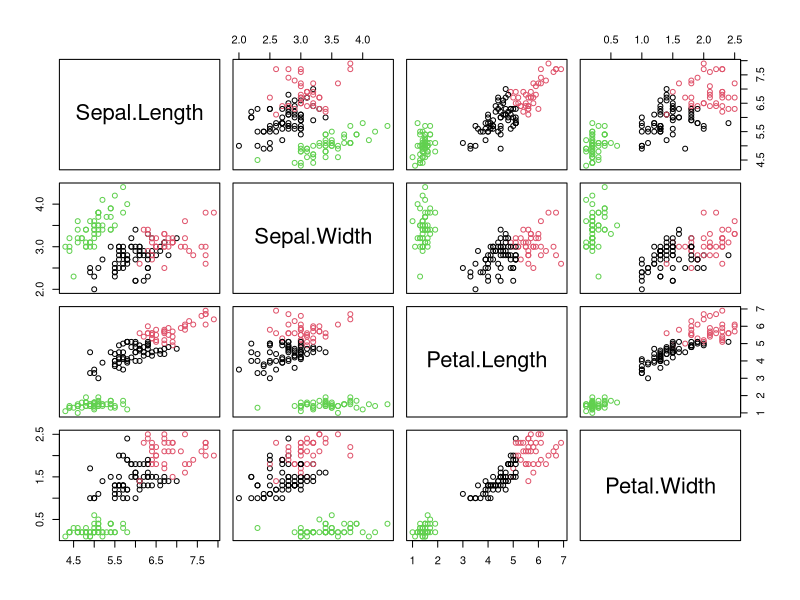

This figure's R source:
# ML - Agrupamento - K Means
# O numero de grupos deve ser informado no algoritmo
#
dim(iris)
head(iris)
#
# O algoritmo ira separar os dados em 3 grupos (species)
summary(iris)
#
cluster = kmeans(iris[1:4], center=3)
cluster
#
cluster$cluster
table(iris$Species, cluster$cluster)
#
plot(iris[,1:4], col=cluster$cluster)
